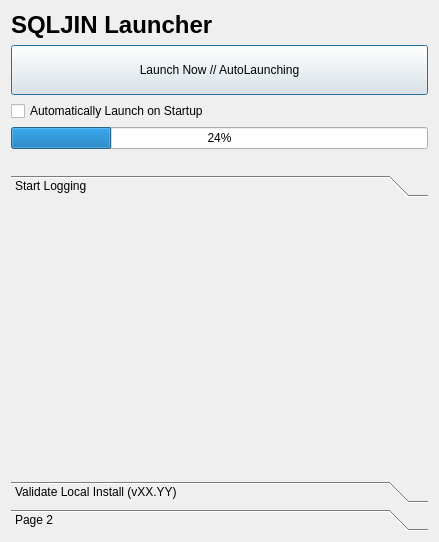
<?xml version="1.0" encoding="UTF-8"?>
<ui version="4.0">
 <class>sqljin_launcher</class>
 <widget class="QDialog" name="sqljin_launcher">
  <property name="geometry">
   <rect>
    <x>0</x>
    <y>0</y>
    <width>439</width>
    <height>542</height>
   </rect>
  </property>
  <property name="maximumSize">
   <size>
    <width>16777215</width>
    <height>16777215</height>
   </size>
  </property>
  <property name="windowTitle">
   <string>Launcher</string>
  </property>
  <layout class="QVBoxLayout" name="verticalLayout_2">
   <item>
    <layout class="QVBoxLayout" name="verticalLayout">
     <property name="sizeConstraint">
      <enum>QLayout::SetDefaultConstraint</enum>
     </property>
     <item>
      <widget class="QLabel" name="lblMainTitle">
       <property name="font">
        <font>
         <pointsize>18</pointsize>
         <bold>true</bold>
        </font>
       </property>
       <property name="text">
        <string>SQLJIN Launcher</string>
       </property>
      </widget>
     </item>
     <item>
      <widget class="QPushButton" name="pushButton_2">
       <property name="minimumSize">
        <size>
         <width>0</width>
         <height>50</height>
        </size>
       </property>
       <property name="text">
        <string>Launch Now // AutoLaunching</string>
       </property>
      </widget>
     </item>
     <item>
      <widget class="QCheckBox" name="checkBox">
       <property name="text">
        <string>Automatically Launch on Startup</string>
       </property>
      </widget>
     </item>
     <item>
      <widget class="QProgressBar" name="progressBar">
       <property name="value">
        <number>24</number>
       </property>
      </widget>
     </item>
    </layout>
   </item>
   <item>
    <widget class="QLabel" name="label">
     <property name="text">
      <string> </string>
     </property>
    </widget>
   </item>
   <item>
    <layout class="QVBoxLayout" name="verticalLayout_3">
     <item>
      <widget class="QToolBox" name="toolBox">
       <property name="currentIndex">
        <number>0</number>
       </property>
       <widget class="QWidget" name="pageStartLogging">
        <attribute name="label">
         <string>Start Logging</string>
        </attribute>
       </widget>
       <widget class="QWidget" name="page">
        <property name="geometry">
         <rect>
          <x>0</x>
          <y>0</y>
          <width>419</width>
          <height>258</height>
         </rect>
        </property>
        <attribute name="label">
         <string>Validate Local Install (vXX.YY)</string>
        </attribute>
        <layout class="QVBoxLayout" name="verticalLayout_5">
         <item>
          <layout class="QHBoxLayout" name="horizontalLayout" stretch="0,0">
           <property name="spacing">
            <number>30</number>
           </property>
           <item>
            <widget class="QLabel" name="label_2">
             <property name="baseSize">
              <size>
               <width>0</width>
               <height>0</height>
              </size>
             </property>
             <property name="text">
              <string>Verify local install files, and complete any program updates needed.</string>
             </property>
             <property name="wordWrap">
              <bool>true</bool>
             </property>
            </widget>
           </item>
           <item>
            <widget class="QPushButton" name="pushButton_3">
             <property name="minimumSize">
              <size>
               <width>125</width>
               <height>0</height>
              </size>
             </property>
             <property name="text">
              <string>Run Section</string>
             </property>
            </widget>
           </item>
          </layout>
         </item>
         <item>
          <layout class="QHBoxLayout" name="horizontalLayout_2">
           <item>
            <widget class="QCheckBox" name="checkBox_2">
             <property name="text">
              <string>Find local pointer to program update location</string>
             </property>
            </widget>
           </item>
           <item>
            <widget class="QToolButton" name="toolButton">
             <property name="text">
              <string>...</string>
             </property>
            </widget>
           </item>
          </layout>
         </item>
         <item>
          <layout class="QHBoxLayout" name="horizontalLayout_3">
           <item>
            <widget class="QCheckBox" name="checkBox_3">
             <property name="text">
              <string>Compare local version to update location</string>
             </property>
            </widget>
           </item>
           <item>
            <layout class="QGridLayout" name="gridLayout">
             <item row="0" column="0">
              <widget class="QLabel" name="label_3">
               <property name="text">
                <string>Local</string>
               </property>
              </widget>
             </item>
             <item row="1" column="0">
              <widget class="QLabel" name="label_4">
               <property name="text">
                <string>Current</string>
               </property>
              </widget>
             </item>
             <item row="0" column="1">
              <widget class="QLineEdit" name="lineEdit"/>
             </item>
             <item row="1" column="1">
              <widget class="QLineEdit" name="lineEdit_2"/>
             </item>
            </layout>
           </item>
          </layout>
         </item>
         <item>
          <layout class="QHBoxLayout" name="horizontalLayout_4">
           <item>
            <widget class="QCheckBox" name="checkBox_4">
             <property name="text">
              <string>Download updates</string>
             </property>
            </widget>
           </item>
           <item>
            <widget class="QToolButton" name="toolButton_3">
             <property name="text">
              <string>...</string>
             </property>
            </widget>
           </item>
          </layout>
         </item>
        </layout>
       </widget>
       <widget class="QWidget" name="page_2">
        <property name="geometry">
         <rect>
          <x>0</x>
          <y>0</y>
          <width>419</width>
          <height>258</height>
         </rect>
        </property>
        <attribute name="label">
         <string>Page 2</string>
        </attribute>
       </widget>
      </widget>
     </item>
    </layout>
   </item>
  </layout>
 </widget>
 <resources/>
 <connections/>
</ui>
